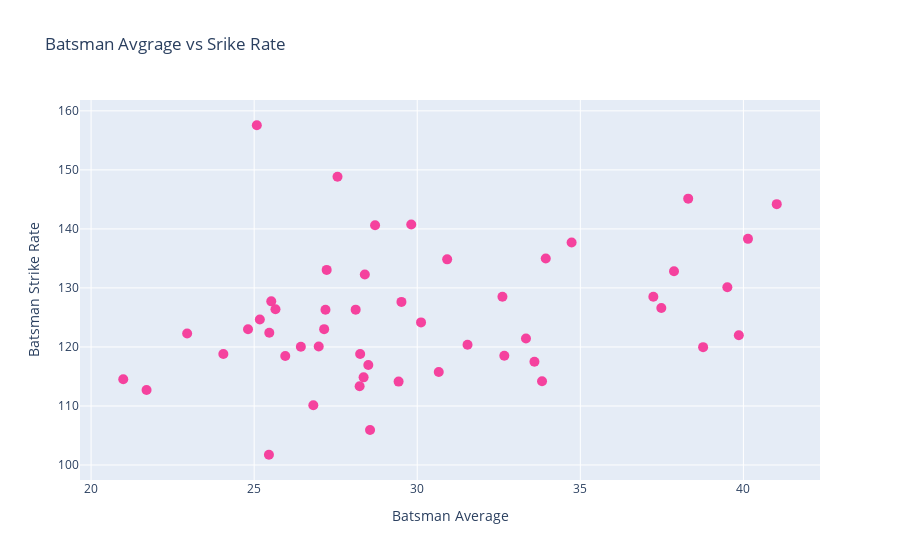

The code cell stored with this chart in its notebook:
### Code cell
# Plotting scatter plot
#import plotly.offline as pyo
trace = go.Scatter(x=avg['avg'], y=avg['batsman_runs'], 
                   mode='markers', text=avg['batsman'],
                   marker={'color':'#f5429e', 'size':10})
data = [trace]
layout = go.Layout(title='Batsman Avgrage vs Srike Rate',
                  xaxis={'title':'Batsman Average'},
                  yaxis={'title':'Batsman Strike Rate'},)
fig = go.Figure(data=data, layout=layout)
# save the plot in  html format
#pyo.plot(fig, filename='scatter_plot.html') 
# fig.show() is shown plots on jupyter notebook
fig.show()

### Figure 1 — Plotly figure (JSON) as saved in the notebook; plotly's stock layout.template omitted (floating-point values rounded to 4 significant figures)
{"data": [{"marker": {"color": "#f5429e", "size": 10}, "mode": "markers", "text": ["AB de Villiers", "AC Gilchrist", "AJ Finch", "AM Rahane", "AT Rayudu", "BB McCullum", "BJ Hodge", "CH Gayle", "DA Miller", "DA Warner", "DJ Bravo", "DJ Hussey", "DPMD Jayawardene", "DR Smith", "F du Plessis", "G Gambhir", "GJ Maxwell", "JH Kallis", "JP Duminy", "KA Pollard", "KC Sangakkara", "KD Karthik", "KK Nair", "M Vijay", "MEK Hussey", "MK Pandey", "MK Tiwary", "MS Dhoni", "NV Ojha", "PA Patel", "R Dravid", "RA Jadeja", "RG Sharma", "RV Uthappa", "S Badrinath", "S Dhawan", "SC Ganguly", "SE Marsh", "SK Raina", "SPD Smith", "SR Tendulkar", "SR Watson", "SS Tiwary", "SV Samson", "TM Dilshan", "V Kohli", "V Sehwag", "WP Saha", "YK Pathan", "Yuvraj Singh"], "type": "scatter", "x": [38.31, 27.22, 27.19, 33.59, 27.15, 28.11, 33.33, 41.02, 34.73, 40.14, 22.95, 26.98, 28.25, 28.39, 30.12, 31.54, 25.08, 28.55, 39.86, 28.71, 25.95, 24.81, 25.17, 26.43, 38.76, 28.5, 29.43, 37.87, 20.99, 21.7, 28.23, 24.06, 32.61, 29.52, 30.66, 32.67, 25.45, 39.51, 33.94, 37.24, 33.83, 30.92, 28.36, 25.46, 26.81, 37.48, 27.56, 25.52, 29.82, 25.65], "y": [145.1, 133.1, 126.3, 117.5, 123.0, 126.3, 121.4, 144.2, 137.7, 138.3, 122.3, 120.1, 118.8, 132.3, 124.2, 120.4, 157.6, 105.9, 122.0, 140.6, 118.5, 123.0, 124.7, 120.0, 120.0, 116.9, 114.1, 132.8, 114.5, 112.7, 113.3, 118.8, 128.5, 127.6, 115.7, 118.5, 101.7, 130.1, 135.0, 128.5, 114.2, 134.8, 114.9, 122.4, 110.1, 126.6, 148.8, 127.7, 140.8, 126.4]}], "layout": {"autosize": true, "title": {"text": "Batsman Avgrage vs Srike Rate"}, "xaxis": {"autorange": true, "range": [19.53, 42.48], "title": {"text": "Batsman Average"}, "type": "linear"}, "yaxis": {"autorange": true, "range": [96.04, 163.3], "title": {"text": "Batsman Strike Rate"}, "type": "linear"}}}
